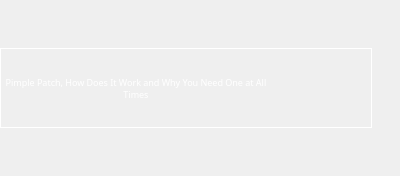
                    <widget class="QWidget" name="FavArticlesScrollContents">
                     <property name="geometry">
                      <rect>
                       <x>0</x>
                       <y>0</y>
                       <width>400</width>
                       <height>176</height>
                      </rect>
                     </property>
                     <layout class="QVBoxLayout" name="verticalLayout_5">
                      <property name="spacing">
                       <number>34</number>
                      </property>
                      <property name="leftMargin">
                       <number>0</number>
                      </property>
                      <property name="rightMargin">
                       <number>9</number>
                      </property>
                      <item>
                       <widget class="QFrame" name="FavProductItem_3">
                        <property name="minimumSize">
                         <size>
                          <width>372</width>
                          <height>80</height>
                         </size>
                        </property>
                        <property name="maximumSize">
                         <size>
                          <width>372</width>
                          <height>80</height>
                         </size>
                        </property>
                        <property name="styleSheet">
                         <string notr="true">border: 1px solid white;
border-top-right-radius: 0;
border-bottom-right-radius: 0;</string>
                        </property>
                        <property name="frameShape">
                         <enum>QFrame::StyledPanel</enum>
                        </property>
                        <property name="frameShadow">
                         <enum>QFrame::Raised</enum>
                        </property>
                        <layout class="QHBoxLayout" name="horizontalLayout_4">
                         <property name="spacing">
                          <number>0</number>
                         </property>
                         <property name="leftMargin">
                          <number>0</number>
                         </property>
                         <property name="topMargin">
                          <number>0</number>
                         </property>
                         <property name="rightMargin">
                          <number>0</number>
                         </property>
                         <property name="bottomMargin">
                          <number>0</number>
                         </property>
                         <item>
                          <widget class="QLabel" name="FavProdItemTitle_3">
                           <property name="minimumSize">
                            <size>
                             <width>270</width>
                             <height>78</height>
                            </size>
                           </property>
                           <property name="maximumSize">
                            <size>
                             <width>270</width>
                             <height>78</height>
                            </size>
                           </property>
                           <property name="font">
                            <font>
                             <family>Futurist Fixed-width</family>
                             <pointsize>7</pointsize>
                            </font>
                           </property>
                           <property name="styleSheet">
                            <string notr="true">border: none;
color: white;</string>
                           </property>
                           <property name="text">
                            <string>Pimple Patch, How Does It Work and Why You Need One at All Times</string>
                           </property>
                           <property name="scaledContents">
                            <bool>false</bool>
                           </property>
                           <property name="alignment">
                            <set>Qt::AlignCenter</set>
                           </property>
                           <property name="wordWrap">
                            <bool>true</bool>
                           </property>
                           <property name="margin">
                            <number>15</number>
                           </property>
                           <property name="indent">
                            <number>0</number>
                           </property>
                          </widget>
                         </item>
                         <item>
                          <widget class="QLabel" name="FavProdItemImage_3">
                           <property name="minimumSize">
                            <size>
                             <width>100</width>
                             <height>0</height>
                            </size>
                           </property>
                           <property name="maximumSize">
                            <size>
                             <width>100</width>
                             <height>80</height>
                            </size>
                           </property>
                           <property name="styleSheet">
                            <string notr="true">border: none;</string>
                           </property>
                           <property name="text">
                            <string/>
                           </property>
                           <property name="pixmap">
                            <pixmap resource="D:/Laptop Icons/Assets.qrc">:/images/faceOil.png</pixmap>
                           </property>
                           <property name="scaledContents">
                            <bool>true</bool>
                           </property>
                           <property name="alignment">
                            <set>Qt::AlignCenter</set>
                           </property>
                          </widget>
                         </item>
                        </layout>
                       </widget>
                      </item>
                     </layout>
                    </widget>
